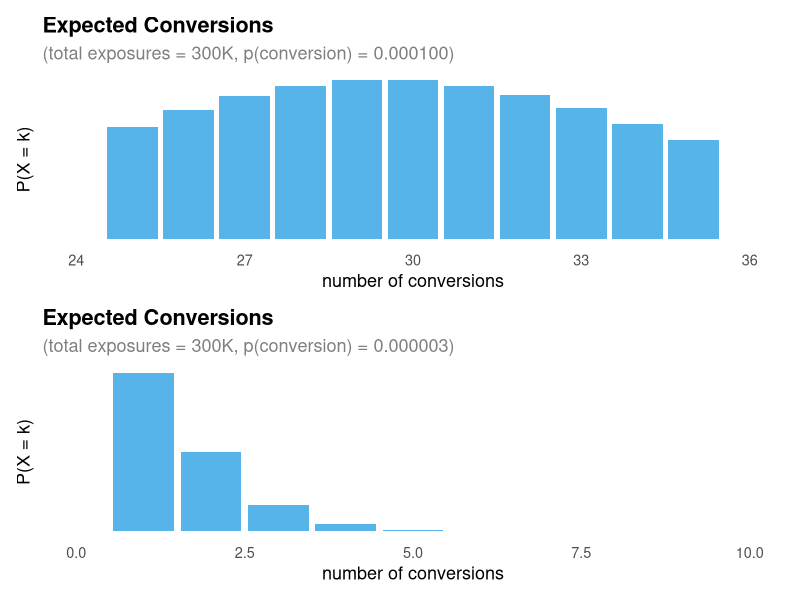
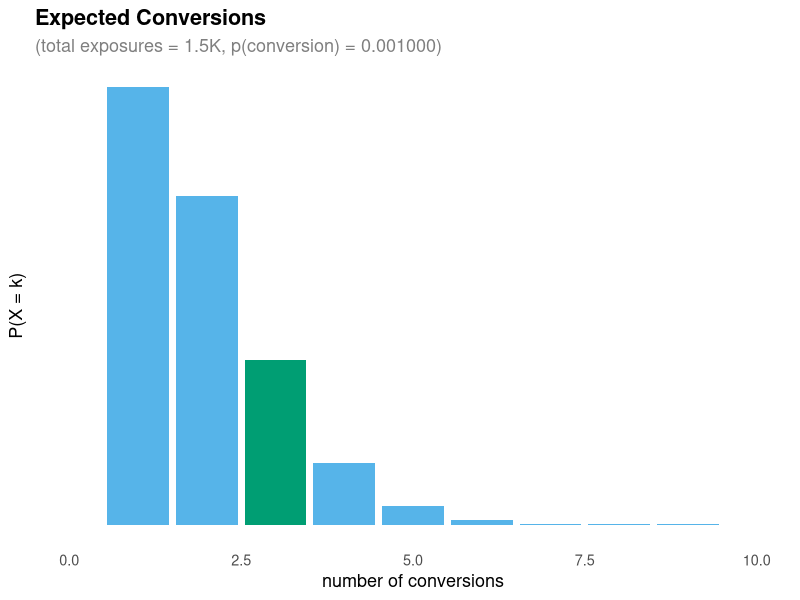

Generate these figures, in order, with R:
## ---- chunk 1
#| label: fig-binomial-1
#| fig-cap: "Expected conversions over 30 days of exposures (10,000 per day: $1,000 worth at $0.10 each) "
#| fig-width: 6
#| fig-height: 4
#| warning: false

library(ggplot2)
library(patchwork)

plot_binomial <- function(n, p, min, max) {
  k <- 0:n
  prob <- dbinom(k, size = n, prob = p)
  
  df <- data.frame(k = k, prob = prob)
  
  ggplot(df, aes(x = k, y = prob)) +
    geom_histogram(stat = "identity", fill = "#56B4E9") +
    labs(
      title = "Expected Conversions",
      subtitle = sprintf("(total exposures = %.0fK, p(conversion) = %.6f)", n/1000, p),
      x = "number of conversions",
      y = "P(X = k)"
    ) +
    theme_minimal(base_size = 13) +
    theme(
      panel.grid.major = element_blank(),
      panel.grid.minor   = element_blank(),
      plot.title         = element_text(face = "bold"),
      plot.subtitle      = element_text(color = "grey50"),
      axis.text.y = element_blank(),
      axis.ticks.y = element_blank()
    ) + 
    xlim(c(min,max))
}

# example call
x <- plot_binomial(n = 300000, p = 1/10000,24,36)
y <- plot_binomial(n = 300000, p = 1/300000,0,10)
x/y
## ---- chunk 2
#| label: fig-binomial-2
#| fig-cap: "Expected conversions for $150 of spend with a true CPA of $100 "
#| fig-width: 6
#| fig-height: 4
#| warning: false

library(ggplot2)
library(patchwork)

plot_binomial <- function(n, p, min, max, hl = 3) {
  k <- 0:n
  prob <- dbinom(k, size = n, prob = p)
  
  df <- data.frame(k = k, prob = prob)
  df$highlight <- ifelse(k == hl, "yes", "no")
  
  ggplot(df, aes(x = k, y = prob, fill = highlight)) +
    geom_histogram(stat = "identity") +
      scale_fill_manual(values = c("yes" = "#009E73", "no" = "#56B4E9"), guide = "none") +
    labs(
      title = "Expected Conversions",
      subtitle = sprintf("(total exposures = %.1fK, p(conversion) = %.6f)", n/1000, p),
      x = "number of conversions",
      y = "P(X = k)"
    ) +
    theme_minimal(base_size = 13) +
    theme(
      panel.grid.major = element_blank(),
      panel.grid.minor   = element_blank(),
      plot.title         = element_text(face = "bold"),
      plot.subtitle      = element_text(color = "grey50"),
      axis.text.y = element_blank(),
      axis.ticks.y = element_blank()
    ) + 
    xlim(c(min,max))
}

# example call
x <- plot_binomial(n = 150/0.1, # 0.10 per conversion
                   p = 1/(100/0.1), # expect conversion every 100/0.1 exposures
                  0,10)
x
